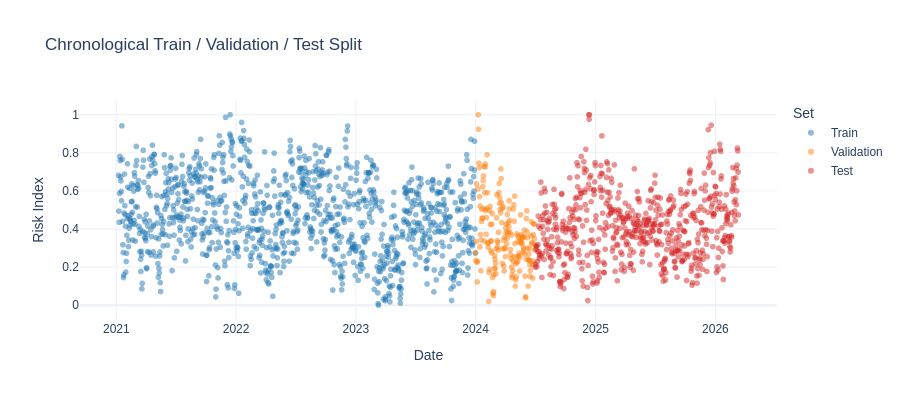

The code cell stored with this chart in its notebook:
### Markdown cell above
### 2.1 Chronological Split

### Code cell
train = pd.read_parquet("../data/train.parquet")
val = pd.read_parquet("../data/val.parquet")
test = pd.read_parquet("../data/test.parquet")

print(f"Train: {len(train):,} days  ({train.index.min()} to {train.index.max()})")
print(f"Val:   {len(val):,} days  ({val.index.min()} to {val.index.max()})")
print(f"Test:  {len(test):,} days  ({test.index.min()} to {test.index.max()})")

# Visualize split
split_data = pd.DataFrame({
    "Set": ["Train"] * len(train) + ["Validation"] * len(val) + ["Test"] * len(test),
    "Date": list(train.index) + list(val.index) + list(test.index),
    "Risk Index": list(train["risk_index"]) + list(val["risk_index"]) + list(test["risk_index"]),
})
fig = px.scatter(split_data, x="Date", y="Risk Index", color="Set",
                 color_discrete_map={"Train": "#1f77b4", "Validation": "#ff7f0e", "Test": "#d62728"},
                 opacity=0.5, title="Chronological Train / Validation / Test Split")
fig.update_layout(template=plotly_template, font=plotly_font, height=400)
fig.show()

### Figure 1 — Plotly figure (JSON) as saved in the notebook; plotly's stock layout.template omitted (floating-point values rounded to 4 significant figures; data arrays with more than 128 entries replaced by an {"elided": "..."} marker saying what was removed)
{"data": [{"hovertemplate": "Set=Train<br>Date=%{x}<br>Risk Index=%{y}<extra></extra>", "legendgroup": "Train", "marker": {"color": "#1f77b4", "opacity": 0.5, "symbol": "circle"}, "mode": "markers", "name": "Train", "showlegend": true, "type": "scattergl", "x": {"elided": "1088 str values"}, "xaxis": "x", "y": {"elided": "1088 float values"}, "yaxis": "y"}, {"hovertemplate": "Set=Validation<br>Date=%{x}<br>Risk Index=%{y}<extra></extra>", "legendgroup": "Validation", "marker": {"color": "#ff7f0e", "opacity": 0.5, "symbol": "circle"}, "mode": "markers", "name": "Validation", "showlegend": true, "type": "scattergl", "x": {"elided": "182 str values"}, "xaxis": "x", "y": {"elided": "182 float values"}, "yaxis": "y"}, {"hovertemplate": "Set=Test<br>Date=%{x}<br>Risk Index=%{y}<extra></extra>", "legendgroup": "Test", "marker": {"color": "#d62728", "opacity": 0.5, "symbol": "circle"}, "mode": "markers", "name": "Test", "showlegend": true, "type": "scattergl", "x": {"elided": "620 str values"}, "xaxis": "x", "y": {"elided": "620 float values"}, "yaxis": "y"}], "layout": {"font": {"family": "Arial", "size": 12}, "height": 400, "legend": {"title": {"text": "Set"}, "tracegroupgap": 0}, "title": {"text": "Chronological Train / Validation / Test Split"}, "xaxis": {"anchor": "y", "domain": [0, 1], "title": {"text": "Date"}}, "yaxis": {"anchor": "x", "domain": [0, 1], "title": {"text": "Risk Index"}}}}
